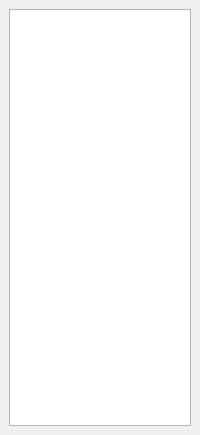
<?xml version="1.0" encoding="UTF-8"?>
<ui version="4.0">
 <class>Sidebar</class>
 <widget class="QDockWidget" name="Sidebar">
  <property name="geometry">
   <rect>
    <x>0</x>
    <y>0</y>
    <width>200</width>
    <height>435</height>
   </rect>
  </property>
  <property name="minimumSize">
   <size>
    <width>105</width>
    <height>125</height>
   </size>
  </property>
  <property name="baseSize">
   <size>
    <width>0</width>
    <height>0</height>
   </size>
  </property>
  <property name="windowTitle">
   <string>Layers</string>
  </property>
  <widget class="QWidget" name="dockWidgetContents">
   <layout class="QVBoxLayout" name="verticalLayout">
    <item>
     <widget class="QListWidget" name="listWidget">
      <property name="autoFillBackground">
       <bool>true</bool>
      </property>
     </widget>
    </item>
   </layout>
  </widget>
 </widget>
 <resources/>
 <connections/>
</ui>
